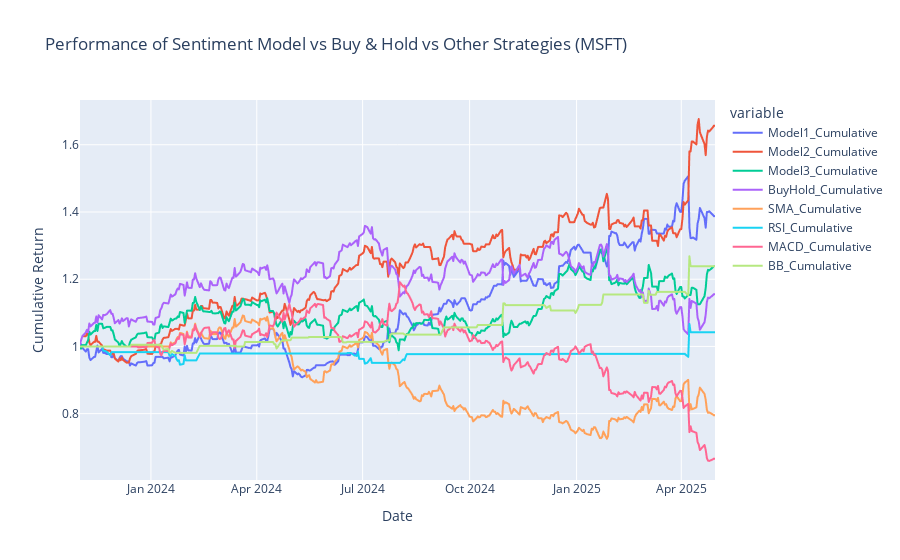

Here is the notebook cell this chart was saved with:
### Code cell
import plotly.express as px
fig = px.line(df, x='date', y=['Model1_Cumulative', 'Model2_Cumulative', 'Model3_Cumulative', 'BuyHold_Cumulative', 'SMA_Cumulative', 'RSI_Cumulative', 'MACD_Cumulative', 'BB_Cumulative'],
              title=f"Performance of Sentiment Model vs Buy & Hold vs Other Strategies ({stock})",
              labels={'value': 'Cumulative Return'},)
fig.update_layout(xaxis_title='Date', yaxis_title='Cumulative Return')
fig.show()

### Figure 1 — Plotly figure (JSON) as saved in the notebook; plotly's stock layout.template omitted (floating-point values rounded to 4 significant figures; data arrays with more than 128 entries replaced by an {"elided": "..."} marker saying what was removed)
{"data": [{"hovertemplate": "variable=Model1_Cumulative<br>date=%{x}<br>Cumulative Return=%{y}<extra></extra>", "legendgroup": "Model1_Cumulative", "line": {"color": "#636efa", "dash": "solid"}, "marker": {"symbol": "circle"}, "mode": "lines", "name": "Model1_Cumulative", "showlegend": true, "type": "scattergl", "x": {"elided": "372 str values"}, "xaxis": "x", "y": {"elided": "372 float values"}, "yaxis": "y"}, {"hovertemplate": "variable=Model2_Cumulative<br>date=%{x}<br>Cumulative Return=%{y}<extra></extra>", "legendgroup": "Model2_Cumulative", "line": {"color": "#EF553B", "dash": "solid"}, "marker": {"symbol": "circle"}, "mode": "lines", "name": "Model2_Cumulative", "showlegend": true, "type": "scattergl", "x": {"elided": "372 str values"}, "xaxis": "x", "y": {"elided": "372 float values"}, "yaxis": "y"}, {"hovertemplate": "variable=Model3_Cumulative<br>date=%{x}<br>Cumulative Return=%{y}<extra></extra>", "legendgroup": "Model3_Cumulative", "line": {"color": "#00cc96", "dash": "solid"}, "marker": {"symbol": "circle"}, "mode": "lines", "name": "Model3_Cumulative", "showlegend": true, "type": "scattergl", "x": {"elided": "372 str values"}, "xaxis": "x", "y": {"elided": "372 float values"}, "yaxis": "y"}, {"hovertemplate": "variable=BuyHold_Cumulative<br>date=%{x}<br>Cumulative Return=%{y}<extra></extra>", "legendgroup": "BuyHold_Cumulative", "line": {"color": "#ab63fa", "dash": "solid"}, "marker": {"symbol": "circle"}, "mode": "lines", "name": "BuyHold_Cumulative", "showlegend": true, "type": "scattergl", "x": {"elided": "372 str values"}, "xaxis": "x", "y": {"elided": "372 float values"}, "yaxis": "y"}, {"hovertemplate": "variable=SMA_Cumulative<br>date=%{x}<br>Cumulative Return=%{y}<extra></extra>", "legendgroup": "SMA_Cumulative", "line": {"color": "#FFA15A", "dash": "solid"}, "marker": {"symbol": "circle"}, "mode": "lines", "name": "SMA_Cumulative", "showlegend": true, "type": "scattergl", "x": {"elided": "372 str values"}, "xaxis": "x", "y": {"elided": "372 float values"}, "yaxis": "y"}, {"hovertemplate": "variable=RSI_Cumulative<br>date=%{x}<br>Cumulative Return=%{y}<extra></extra>", "legendgroup": "RSI_Cumulative", "line": {"color": "#19d3f3", "dash": "solid"}, "marker": {"symbol": "circle"}, "mode": "lines", "name": "RSI_Cumulative", "showlegend": true, "type": "scattergl", "x": {"elided": "372 str values"}, "xaxis": "x", "y": {"elided": "372 float values"}, "yaxis": "y"}, {"hovertemplate": "variable=MACD_Cumulative<br>date=%{x}<br>Cumulative Return=%{y}<extra></extra>", "legendgroup": "MACD_Cumulative", "line": {"color": "#FF6692", "dash": "solid"}, "marker": {"symbol": "circle"}, "mode": "lines", "name": "MACD_Cumulative", "showlegend": true, "type": "scattergl", "x": {"elided": "372 str values"}, "xaxis": "x", "y": {"elided": "372 float values"}, "yaxis": "y"}, {"hovertemplate": "variable=BB_Cumulative<br>date=%{x}<br>Cumulative Return=%{y}<extra></extra>", "legendgroup": "BB_Cumulative", "line": {"color": "#B6E880", "dash": "solid"}, "marker": {"symbol": "circle"}, "mode": "lines", "name": "BB_Cumulative", "showlegend": true, "type": "scattergl", "x": {"elided": "372 str values"}, "xaxis": "x", "y": {"elided": "372 float values"}, "yaxis": "y"}], "layout": {"legend": {"title": {"text": "variable"}, "tracegroupgap": 0}, "title": {"text": "Performance of Sentiment Model vs Buy & Hold vs Other Strategies (MSFT)"}, "xaxis": {"anchor": "y", "domain": [0, 1], "title": {"text": "Date"}}, "yaxis": {"anchor": "x", "domain": [0, 1], "title": {"text": "Cumulative Return"}}}}
